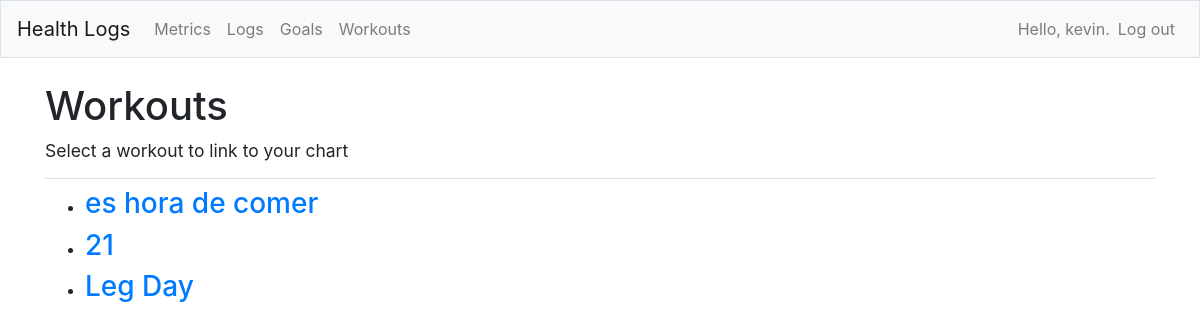
/link_workouts/3/ (signed in), run on the app's committed database.
### health_logs/models.py (models this page shows)
class WorkoutTopic(models.Model):
  text = models.CharField(max_length = 200)
  times_completed = models.PositiveIntegerField(default=0)
  completion_timestamps = models.JSONField(default=list)
  date_added = models.DateTimeField(auto_now_add = True)
  owner = models.ForeignKey(User, on_delete=models.CASCADE)
  def __str__(self):
    return self.text

### health_logs/views.py (the view)
# urls.py: path('link_workouts/<int:topic_id>/', views.link_workouts, name='link_workouts'),
@login_required
def link_workouts(request, topic_id):
  topics = WorkoutTopic.objects.filter(owner=request.user).order_by('-times_completed')
  context = {'topics' : topics, 'topic_id' : topic_id}#############changed
  return render(request, 'health_logs/link_workouts.html', context)

### health_logs/templates/health_logs/link_workouts.html
{% extends "health_logs/base.html" %}
{% block page_header %}
  <h1>Workouts</h1>
  <h5><small>Select a workout to link to your chart</small></h5>
{% endblock page_header %}
{% block content %}
  <ul>
      {% for topic in topics %}
        <li><h3><a href="{% url 'health_logs:topic' topic_id topic.id %}">{{ topic }}</a></h3></li>
      {% empty %}
        <li>No workouts have been added yet.</li>
      {% endfor %}
  </ul>
{% endblock content %}

### health_logs/templates/health_logs/base.html (shortened to what this page needs)
{% load bootstrap4 %}
<!doctype html>
<html lang="en">
<head>
  {% bootstrap_css %}
</head>
<body>
  <nav class="navbar navbar-expand-md navbar-light bg-light mb-4 border">
    <a class="navbar-brand" href="{% url 'health_logs:index' %}">
        Health Logs</a>
    <div class="collapse navbar-collapse" id="navbarCollapse">
      <ul class="navbar-nav mr-auto">
        <li class="nav-item">
          <a class="nav-link" href="{% url 'health_logs:topics'%}">
              Metrics</a></li>
		<li class="nav-item">
          <a class="nav-link" href="{% url 'health_logs:topics_logs'%}">
              Logs</a></li>
	    <li class="nav-item">
          <a class="nav-link" href="{% url 'health_logs:topics_goals'%}">
              Goals</a></li>
		<li class="nav-item">
          <a class="nav-link" href="{% url 'health_logs:topics_workouts'%}">
              Workouts</a></li>
      </ul>
      <ul class="navbar-nav ml-auto">
        {% if user.is_authenticated %}
          <li class="nav-item">
            <span class="navbar-text"}">Hello, {{ user.username }}.</span>
          </li>
          <li class="nav-item">
            <a class="nav-link" href="{% url 'users:logout' %}">Log out</a>
          </li>
        {% else %}
          <li class="nav-item">
            <a class="nav-link" href="{% url 'users:register' %}">Register</a>
          </li>
          <li class="nav-item">
            <a class="nav-link" href="{% url 'users:login' %}">Log in</a></li>
        {% endif %}
      </ul>
    </div>
  </nav>
  <main role="main" class="container">
    <div class="pb-2 mb-2 border-bottom">
      {% block page_header %}{% endblock page_header %}
    </div>
    <div>
      {% block content %}{% endblock content %}
    </div>
  </main>
</body>
</html>

### data on the page
WorkoutTopic: text "es hora de comer"
WorkoutTopic: text "21"
WorkoutTopic: text "Leg Day"

### other printed values
{{ user.username }} "kevin"
